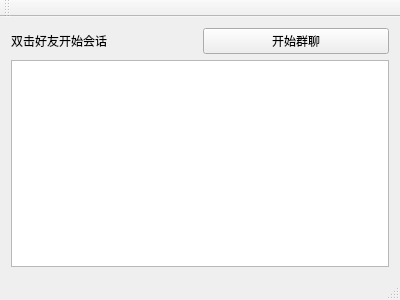
<?xml version="1.0" encoding="UTF-8"?>
<ui version="4.0">
 <class>MainWindow</class>
 <widget class="QMainWindow" name="MainWindow">
  <property name="geometry">
   <rect>
    <x>0</x>
    <y>0</y>
    <width>400</width>
    <height>300</height>
   </rect>
  </property>
  <property name="windowTitle">
   <string>MainWindow</string>
  </property>
  <widget class="QWidget" name="centralWidget">
   <layout class="QVBoxLayout" name="verticalLayout">
    <item>
     <layout class="QHBoxLayout" name="horizontalLayout">
      <item>
       <widget class="QLabel" name="label">
        <property name="text">
         <string>双击好友开始会话</string>
        </property>
       </widget>
      </item>
      <item>
       <widget class="QPushButton" name="pushButton_newGroupSession">
        <property name="text">
         <string>开始群聊</string>
        </property>
       </widget>
      </item>
     </layout>
    </item>
    <item>
     <widget class="QListView" name="listView_friends">
      <property name="editTriggers">
       <set>QAbstractItemView::NoEditTriggers</set>
      </property>
     </widget>
    </item>
   </layout>
  </widget>
  <widget class="QMenuBar" name="menuBar">
   <property name="geometry">
    <rect>
     <x>0</x>
     <y>0</y>
     <width>400</width>
     <height>25</height>
    </rect>
   </property>
  </widget>
  <widget class="QToolBar" name="mainToolBar">
   <attribute name="toolBarArea">
    <enum>TopToolBarArea</enum>
   </attribute>
   <attribute name="toolBarBreak">
    <bool>false</bool>
   </attribute>
  </widget>
  <widget class="QStatusBar" name="statusBar"/>
 </widget>
 <layoutdefault spacing="6" margin="11"/>
 <resources/>
 <connections/>
</ui>
